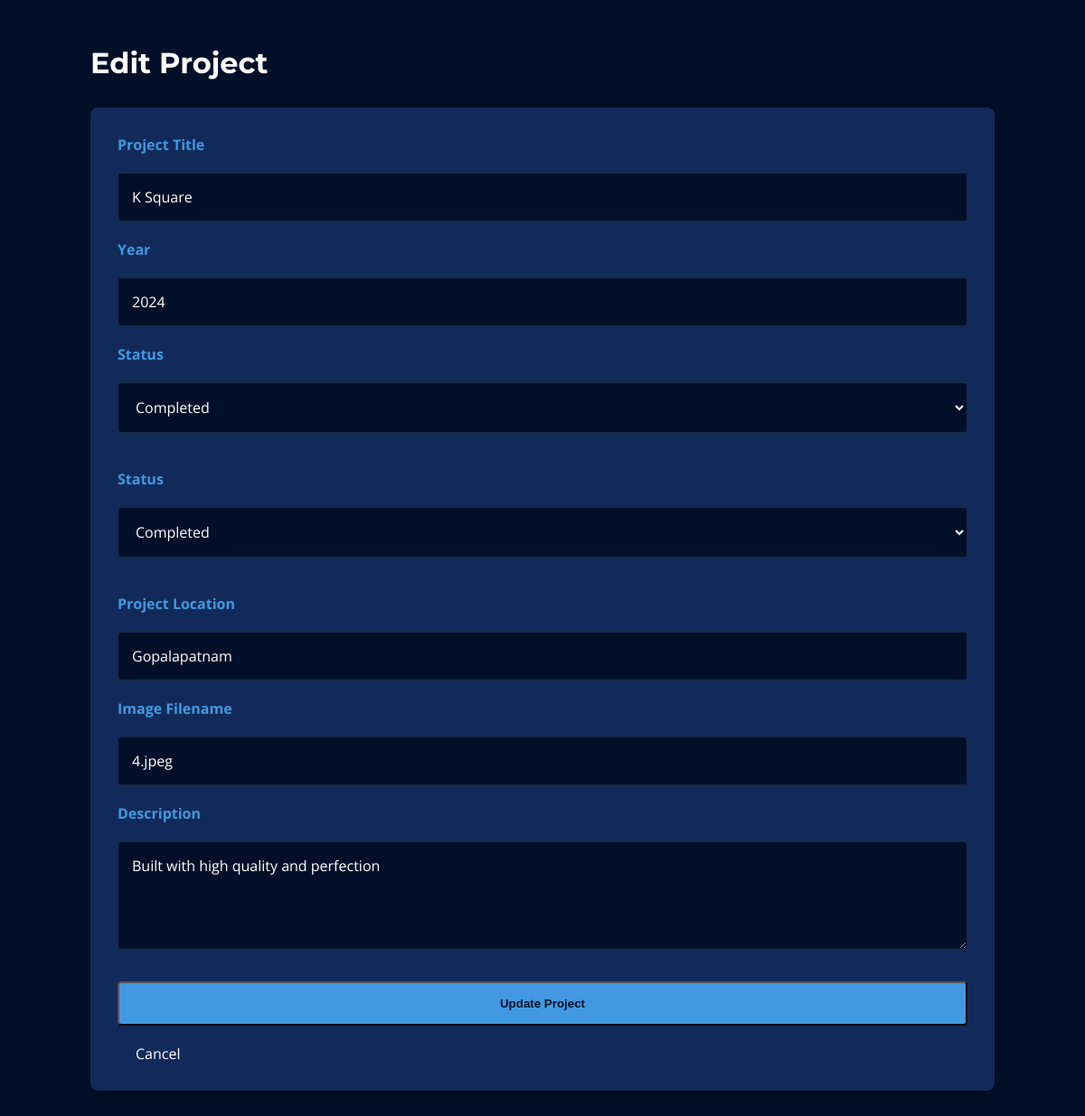
Screenshot of /edit/6 (signed in) with the database file from the repository.
### tables this page shows
CREATE TABLE projects (
        id INTEGER PRIMARY KEY AUTOINCREMENT,
        title TEXT NOT NULL,
        year INTEGER NOT NULL,
        description TEXT,
        status TEXT NOT NULL,
        image_file TEXT NOT NULL
    , area TEXT DEFAULT 'N/A');

### app.py (the view)
@app.route('/edit/<int:id>')
def edit_project(id):
    conn = get_db_connection()
    project = conn.execute('SELECT * FROM projects WHERE id = ?', (id,)).fetchone()
    conn.close()
    return render_template('edit.html', project=project)

### app.py (called while the page is built)
def get_db_connection():
    conn = sqlite3.connect('nelli.db')
    conn.row_factory = sqlite3.Row
    return conn

### templates/edit.html (shortened to what this page needs)
<!DOCTYPE html>
<html lang="en">
<head>
    <link rel="stylesheet" href="{{ url_for('static', filename='style.css') }}">
</head>
<body style="background-color: #011028; padding: 50px;">
    <div class="admin-container">
        <h1 style="color: white; margin-bottom: 30px; font-family: 'Montserrat';">Edit Project</h1>
        <div class="admin-card">
            <form action="{{ url_for('update_project', id=project['id']) }}" method="POST" class="contact-form">
                <label style="color: #4299e1; font-weight: bold;">Project Title</label>
                <input type="text" name="title" value="{{ project['title'] }}" required>
                <label style="color: #4299e1; font-weight: bold;">Year</label>
                <input type="number" name="year" value="{{ project['year'] }}" required>
                <label style="color: #4299e1; font-weight: bold;">Status</label>
                <select name="status" class="admin-select" required>
                    <option value="Completed" {% if project['status'] == 'Completed' %}selected{% endif %}>Completed</option>
                </select>
                <label style="color: #4299e1; font-weight: bold;">Status</label>
                <select name="status" class="admin-select" required>
                    <option value="Completed" {% if project['status'] == 'Completed' %}selected{% endif %}>Completed</option>
                </select>
                <label style="color: #4299e1; font-weight: bold;">Project Location</label>
                <input type="text" name="area" value="{{ project['area'] }}" required>
                <label style="color: #4299e1; font-weight: bold;">Image Filename</label>
                <input type="text" name="image_file" value="{{ project['image_file'] }}" required>
                <label style="color: #4299e1; font-weight: bold;">Description</label>
                <textarea name="description" rows="4" required>{{ project['description'] }}</textarea>
                <button type="submit" class="btn-primary" style="margin-top: 15px;">Update Project</button>
                <a href="/admin" style="color: white; margin-left: 20px; text-decoration: none;">Cancel</a>
            </form>
        </div>
    </div>
</body>
</html>

### static/style.css (style rules this page uses)
* { margin: 0; padding: 0; box-sizing: border-box; }
body { font-family: 'Open Sans', sans-serif; background-color: #011028; color: #FFFFFF; }
h1, h2, h3, .logo { font-family: 'Montserrat', sans-serif; }
.btn-primary { background-color: #4299e1; color: #011028; padding: 15px 30px; text-decoration: none; font-weight: 800; border-radius: 4px; transition: background-color 0.3s ease; }
.contact-form { display: flex; flex-direction: column; gap: 20px; }
.contact-form input, .contact-form textarea { width: 100%; padding: 15px; background-color: #011028; border: 1px solid rgba(255, 255, 255, 0.1); border-radius: 4px; color: #FFFFFF; font-family: 'Open Sans', sans-serif; font-size: 1rem; }
.contact-form input::placeholder, .contact-form textarea::placeholder { color: #8892b0; }
.admin-container { max-width: 1000px; margin: 0 auto; }
.admin-card { background-color: #112a5a; padding: 30px; border-radius: 8px; box-shadow: 0 4px 15px rgba(0,0,0,0.3); }
.admin-select { width: 100%; padding: 15px; background-color: #011028; border: 1px solid rgba(255, 255, 255, 0.1); border-radius: 4px; color: #FFFFFF; font-family: 'Open Sans', sans-serif; font-size: 1rem; margin-bottom: 20px; }

### rows the page displays
projects: title "K Square", year "2024", status "Completed", area "Gopalapatnam", image_file "4.jpeg", description "Built with high quality and perfection"
